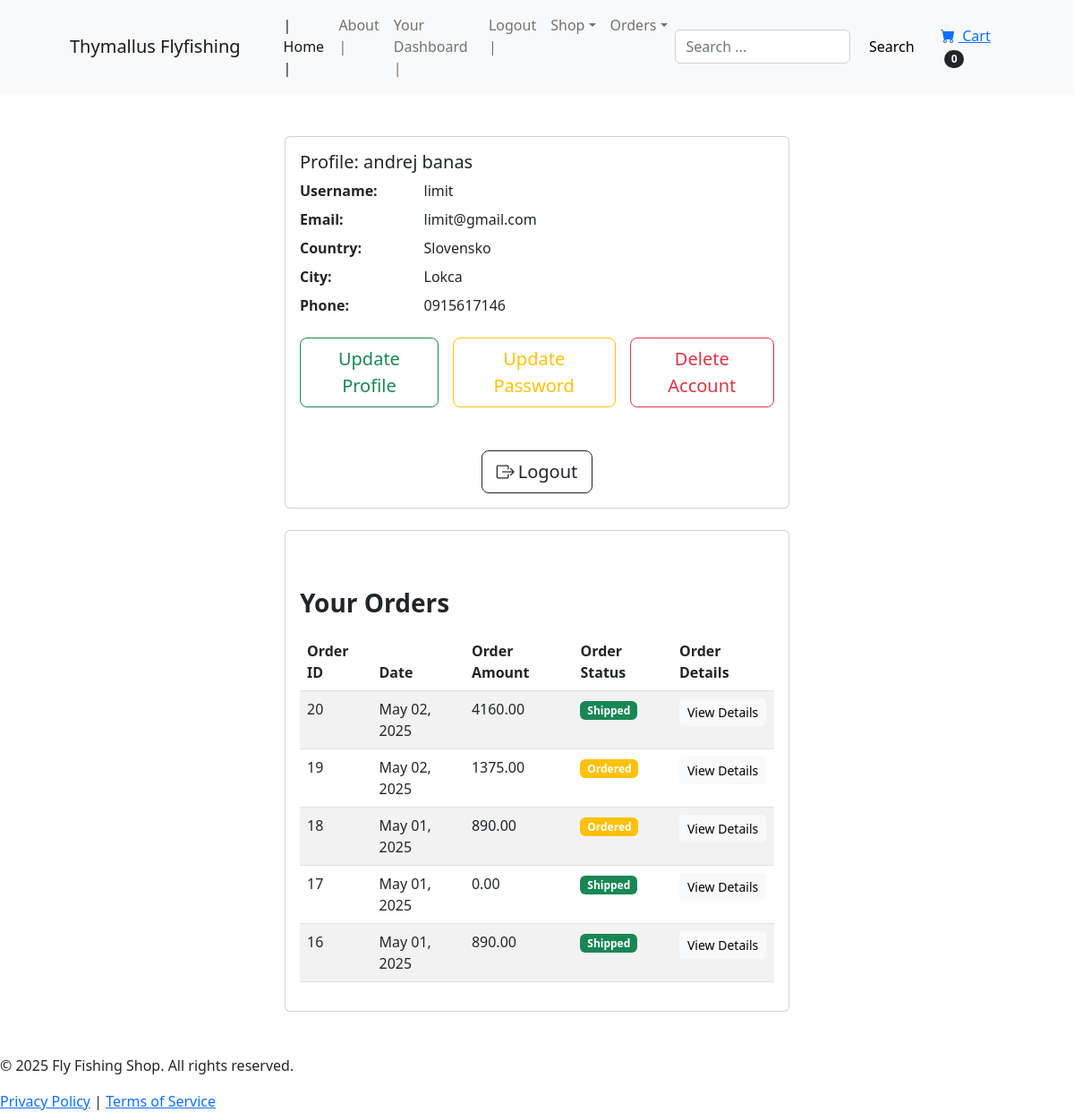
The page /dashboard (signed in) on the database as committed earlier.
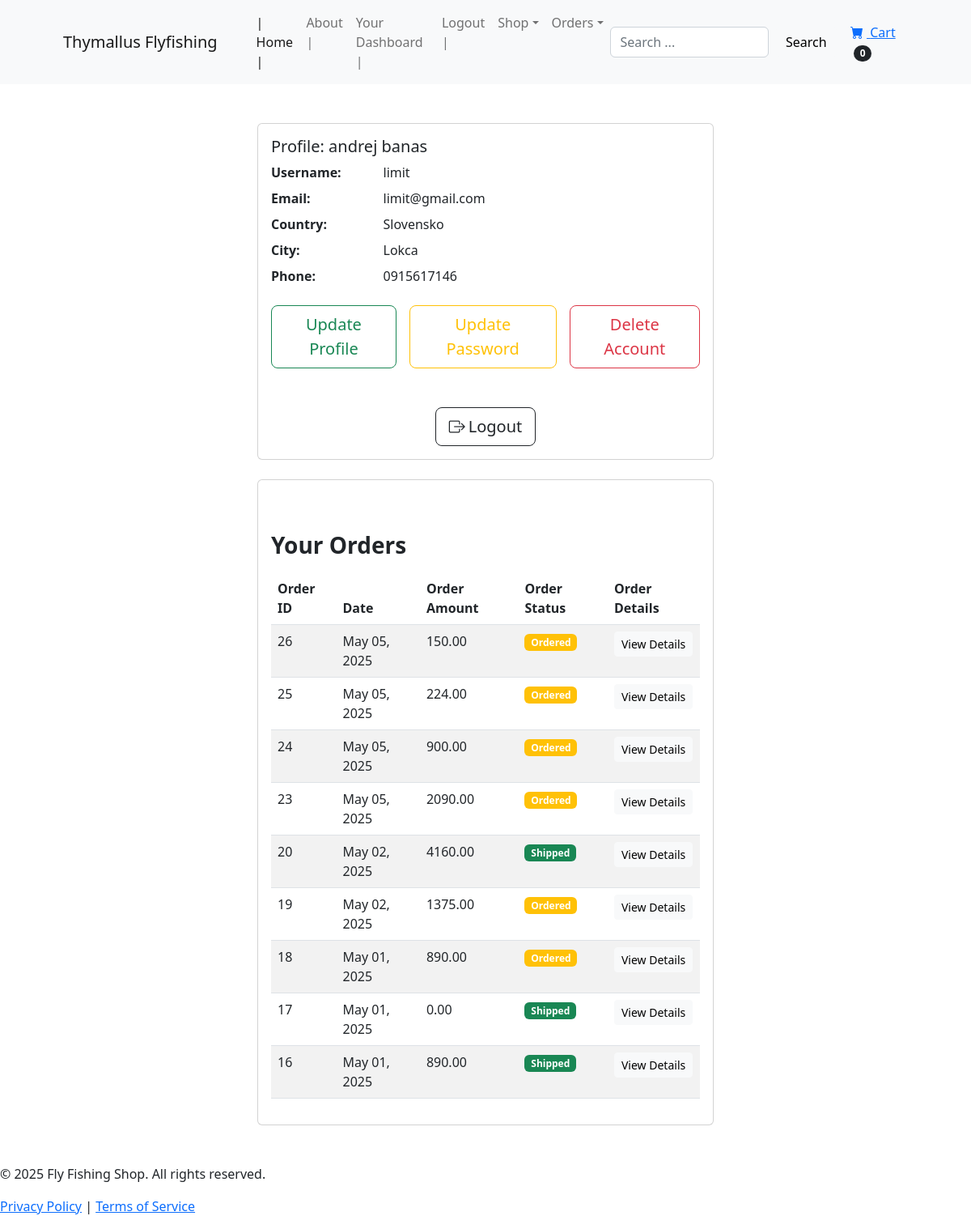
The same page on the database as committed later.
### order/models.py (models this page shows, shortened)
class Order(models.Model):
    member = models.ManyToManyField(Member, related_name='orders', blank=True)
    full_name = models.CharField(max_length=255)
    email = models.EmailField(max_length=255)
    shipping_label = models.TextField(max_length=1500)
    amount_paid = MoneyField(max_digits=14, decimal_places=2, default_currency='EUR', default = 0)
    created_at = models.DateTimeField(auto_now_add=True) #this is setting now without using datetime module
    status = models.BooleanField(default=False)
    date_shipped = models.DateTimeField(null=True, blank=True)
    class Meta:
        ordering = ['-created_at']

### member/views.py (the view)
# urls.py: path('dashboard', views.dashboard, name="dashboard"),
def dashboard(request):
    if request.user.is_authenticated:
        current_user = request.user
        current_member = current_user.member
        orders = current_member.orders.all()  # Fetch all orders for this member
        context = {
            'username': current_user.username,  # Username
            'email': current_user.email,  # Email
            'first_name': current_user.first_name,  # First Name
            'last_name': current_user.last_name,  # Last Name
            'country': current_member.country,# Member's location
            'city': current_member.city,# Member's location
            'phone_number': current_member.phone_number,
            'orders': orders,
        }
        return render(request, 'user_auth/dashboard.html', context)
    else:
        messages.success(request, "You must be logged in to access this page")
        return redirect('index')

### cart/cart.py (called while the page is built)
    def __len__(self):
        return len(self.cart)

### cart/context_processors.py (called while the page is built)
def cart(request):
    return {'cart': Cart(request)}

### member/Templates/user_auth/dashboard.html (shortened to what the changed rows need)
{% extends 'user_auth/base.html' %}
{% block content %}
<section class="py-4">
    <div class="container-fluid px-4 py-4">
        <div class="row gx-4 gx-lg-5">
            <div class="col-md-8 mx-auto">
                <div class="row mt-4">
                    <div class="col-12 d-flex justify-content-center">
                        <div class="card w-75">
                            <div class="card-body">
                                <div class="mt-5">
                                    {% if orders %}
                                        <div class="table-responsive">
                                            <table class="table table-striped">
                                                <thead>
                                                    <tr>
                                                        <th>Order ID</th>
                                                        <th>Date</th>
                                                        <th>Order Amount</th>
                                                        <th>Order Status</th>
                                                        <th>Order Details</th>
                                                    </tr>
                                                </thead>
                                                <tbody>
                                                    {% for order in orders %}
                                                    <tr>
                                                        <td>{{ order.pk }}</td>
                                                        <td>{{ order.created_at|date:"F d, Y" }}</td>
                                                        <td>
                                                           {{ order.amount_paid }}
                                                        </td>
                                                        <td>
                                                            {% if order.status %}
                                                            <span class="badge bg-success">Shipped</span>
                                                            {% else %}
                                                            <span class="badge bg-warning">Ordered</span>
                                                            {% endif %}
                                                        </td>
                                                        <td><a href=" {% url 'order-details' order.pk %}"class="btn btn-light btn-sm">View Details</a></td>
                                                    </tr>
                                                    {% endfor %}
                                                </tbody>
                                            </table>
                                        </div>
                                    {% else %}
                                        <p class="text-muted">You have no orders yet.</p>
                                    {% endif %}
                                </div>
                            </div>
                        </div>
                    </div>
                </div>
            </div>
        </div>
    </div>
</section>
{% endblock %}

Rows that differ between the two databases and show on the page:
added Order: pk "26", created_at "May 05, 2025", amount_paid "150.00", status "Ordered"
added Order: pk "25", created_at "May 05, 2025", amount_paid "224.00", status "Ordered"
added Order: pk "24", created_at "May 05, 2025", amount_paid "900.00", status "Ordered"
added Order: pk "23", created_at "May 05, 2025", amount_paid "2090.00", status "Ordered"
